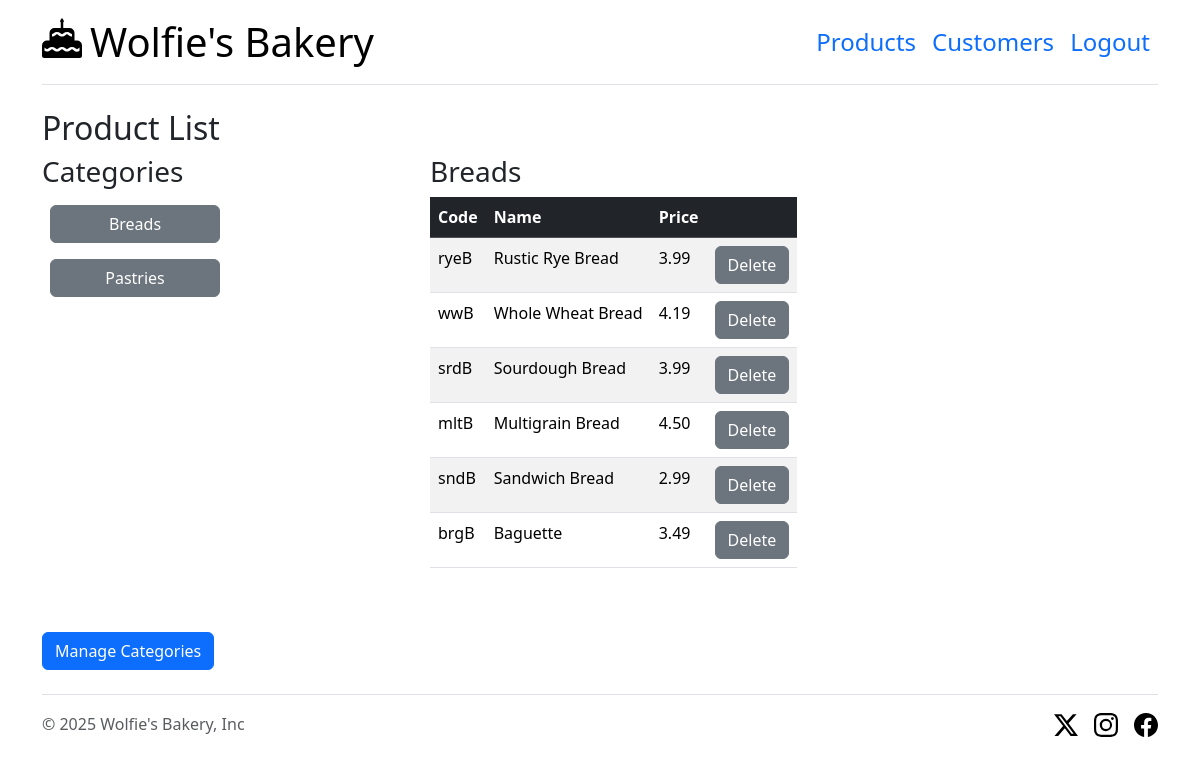
Page /product (signed in) on the earlier database version.
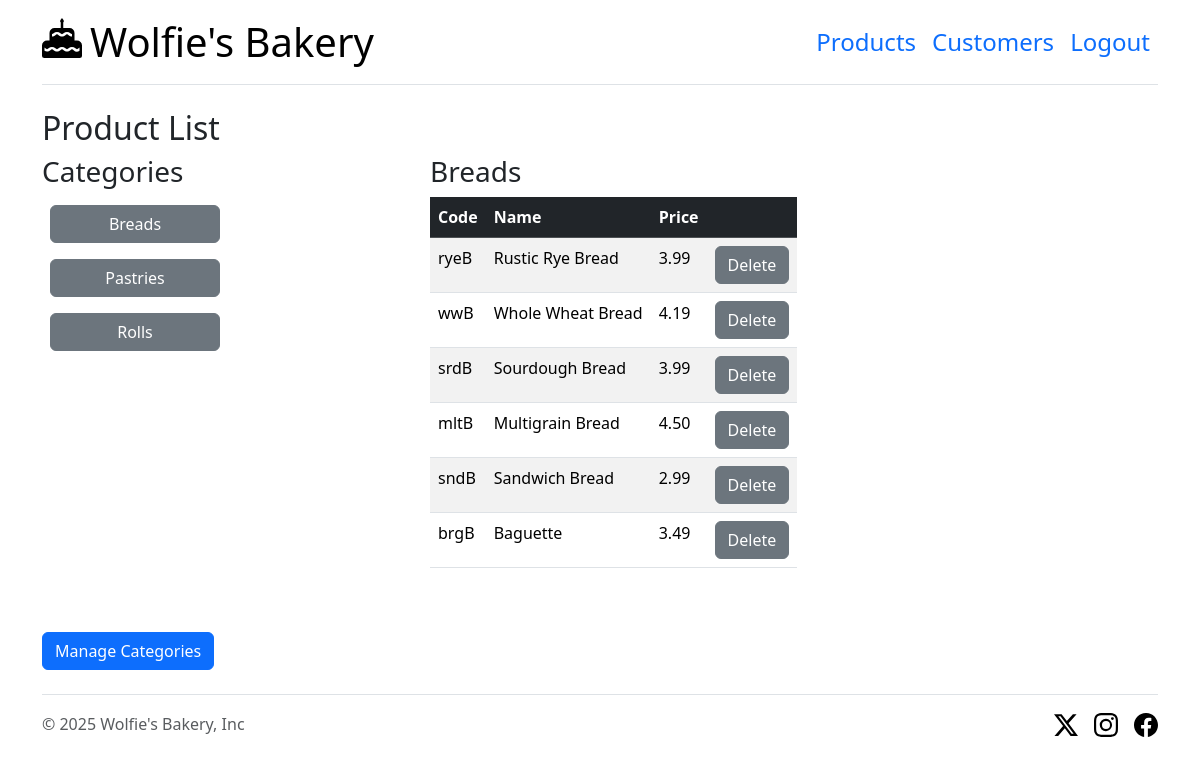
Same page on the later database version.
### tables this page shows
CREATE TABLE "CATEGORIES" (
	"CategoryID"	INTEGER NOT NULL UNIQUE,
	"CategoryName"	TEXT NOT NULL UNIQUE,
	PRIMARY KEY("CategoryID" AUTOINCREMENT)
);

CREATE TABLE "PRODUCTS" (
	"ProductID"	INTEGER NOT NULL UNIQUE,
	"CategoryID"	INTEGER NOT NULL,
	"ProductCode"	TEXT NOT NULL UNIQUE,
	"ProductName"	TEXT NOT NULL,
	"Price"	NUMERIC NOT NULL,
	PRIMARY KEY("ProductID" AUTOINCREMENT),
	FOREIGN KEY("CategoryID") REFERENCES "CATEGORIES"("CategoryID")
);

### app.py (the view)
@app.route("/product")
def product_list():
    if "logged_in" not in session or not session["logged_in"]:
        return app.redirect(url_for("login"))
    category_id_string = request.args.get("category_id")
    categories = CategoriesTable.get()
    if category_id_string and category_id_string.isdigit():
        category_id = int(category_id_string)
        if CategoriesTable.get_by_id(category_id) is None:
            category_id = categories[0]["CategoryID"]
    else:
        category_id = categories[0]["CategoryID"]
    products = ProductsTable.get_by_category_id(category_id)
    category = CategoriesTable.get_by_id(category_id)
    category_name = category["CategoryName"]
    return render_template(
        "product_list.jinja",
        category_name=category_name,
        categories=categories,
        products=products,
    )

### app.py (called while the page is built)
@app.teardown_appcontext
def close_connection(exception):
    close_db()

### model/categories_table.py (called while the page is built)
    @staticmethod
    def get():
        try:
            db = get_db()
            result = db.execute("SELECT * FROM CATEGORIES")
            categories = result.fetchall()
            categories = [dict(category) for category in categories]
            return categories
        except sqlite3.Error as error:
            print("ERROR: " + str(error))
            abort(500)

    @staticmethod
    def get_by_id(category_id):
        try:
            db = get_db()
            query = "SELECT * FROM CATEGORIES WHERE CategoryID = ?"
            data = [category_id]
            result = db.execute(query, data)
            category = result.fetchone()
            if category is not None:
                category = dict(category)
            return category
        except sqlite3.Error as error:
            print("ERROR: " + str(error))
            abort(500)

### model/database.py (called while the page is built)
def get_db():
    db = getattr(g, "_database", None)
    if db is None:
        db = g._database = sqlite3.connect(DATABASE)
        db.row_factory = sqlite3.Row
    return db

### model/products_table.py (called while the page is built)
    @staticmethod
    def get_by_category_id(category_id):
        try:
            db = get_db()
            query = "SELECT * FROM PRODUCTS WHERE CategoryID = ?"
            data = [category_id]
            result = db.execute(query, data)
            products = result.fetchall()
            products = [dict(product) for product in products]
            return products
        except sqlite3.Error as error:
            print("ERROR: " + str(error))
            abort(500)

### templates/product_list.jinja (shortened to what this page needs)
{% extends "base.jinja" %}
{% block content %}
<main>
    <h2>Product List</h2>
    <div class="row g-5">
        <div class="col-md-4">
            <h3>Categories</h3>
            {% for category in categories %}
                <div class="block">
                <a href="{{ url_for('product_list', category_id=category.CategoryID) }}" class="m-2 w-50 btn btn-secondary">
                    {{ category.CategoryName }}
                </a>
                </div>
            {% endfor %}
        </div>
        <div class="col-md-8">
            <h3> {{ category_name }} </h3>
            {% if products %}
            <table class="table table-striped w-auto">
                <thead class="table-dark">
                    <tr>
                        <th>Code</th>
                        <th>Name</th>
                        <th class="right">Price</th>
                        <th>&nbsp;</th>
                    </tr>
                </thead>
                <tbody>
                    {% for product in products %}
                    <tr>
                        <td>{{ product.ProductCode }}</td>
                        <td>{{ product.ProductName }}</td>
                        <td class="right">{{ '%.2f'|format(product.Price) }}</td>
                        <td>
                            <form method="post" action="{{ url_for('delete_product') }}">
                                <input type="submit" class="btn btn-secondary" value="Delete">
                            </form>
                        </td>
                    </tr>
                    {% endfor %}
                </tbody>
            </table>
            {% else %}
                <div> There are not products in this category.</div>
            {% endif %}
        </div>
        <div>
            <a href="{{ url_for('category_list') }}" class="btn btn-primary">Manage Categories</a>
        </div>
    </div>
</main>
{% endblock %}

### templates/base.jinja (shortened to what this page needs)
<!DOCTYPE html>
<html>
<head>
  <link rel="stylesheet" href="{{ url_for('static', filename='main.css') }}">
  <link href="https://cdn.jsdelivr.net/npm/bootstrap@5.3.3/dist/css/bootstrap.min.css" rel="stylesheet"
>
</head>
<body>
  <div class="container">
    <header
      class="d-flex flex-wrap align-items-center justify-content-center justify-content-md-between py-3 mb-4 border-bottom">
      <h1 class="col-md-3 mb-2 mb-md-0">
        <a href="/" class="d-inline-flex link-body-emphasis text-decoration-none">
            <img src="{{ url_for('static', filename='icons/cake.svg') }}" alt="Cake" class="me-2 mb-n1" width="40" height="40">
          <span class="text-nowrap">Wolfie's Bakery</span>
        </a>
      </h1>
      <ul class="nav col-12 col-md-auto mb-2 justify-content-center mb-md-0 fs-4">
        {% if session.logged_in %}
            <li><a href="{{ url_for('product_list') }}" class="nav-link px-2">Products</a></li>
            <li><a href="{{ url_for('customer_list') }}" class="nav-link px-2">Customers</a></li>
            <li><a href="{{url_for('logout') }}" class="nav-link px-2">Logout</a></li>
        {% else %}
            <li><a href="{{url_for('login') }}" class="nav-link px-2">Login</a></li>
        {% endif %}
      </ul>
    </header>
    {% block content %}
    {% endblock %}
    <footer class="d-flex flex-wrap justify-content-between align-items-center py-3 my-4 border-top">
        <div class="col-md-4 d-flex align-items-center">
          <span class="mb-md-0 text-body-secondary">&copy; 2025 Wolfie's Bakery, Inc</span>
        </div>
        <ul class="nav col-md-4 justify-content-end list-unstyled d-flex">
          <li class="ms-3"><a class="text-body-secondary" href="https://x.com" target="_blank"><img
                src="{{ url_for('static', filename='icons/twitter-x.svg') }}" alt="Twitter/X" width="24" height="24"></a>
          </li>
          <li class="ms-3"><a class="text-body-secondary" href="https://www.instagram.com" target="_blank"><img
                src="{{ url_for('static', filename='icons/instagram.svg') }}" alt="Instagram" width="24" height="24"></a>
          </li>
          <li class="ms-3"><a class="text-body-secondary" href="https://www.facebook.com" target="_blank"><img
                src="{{ url_for('static', filename='icons/facebook.svg') }}" alt="Facebook" width="24" height="24"></a>
          </li>
        </ul>
      </footer>
    </div>
  </body>
  </html>

Differences in the rows shown:
added CATEGORIES: CategoryName "Rolls"
